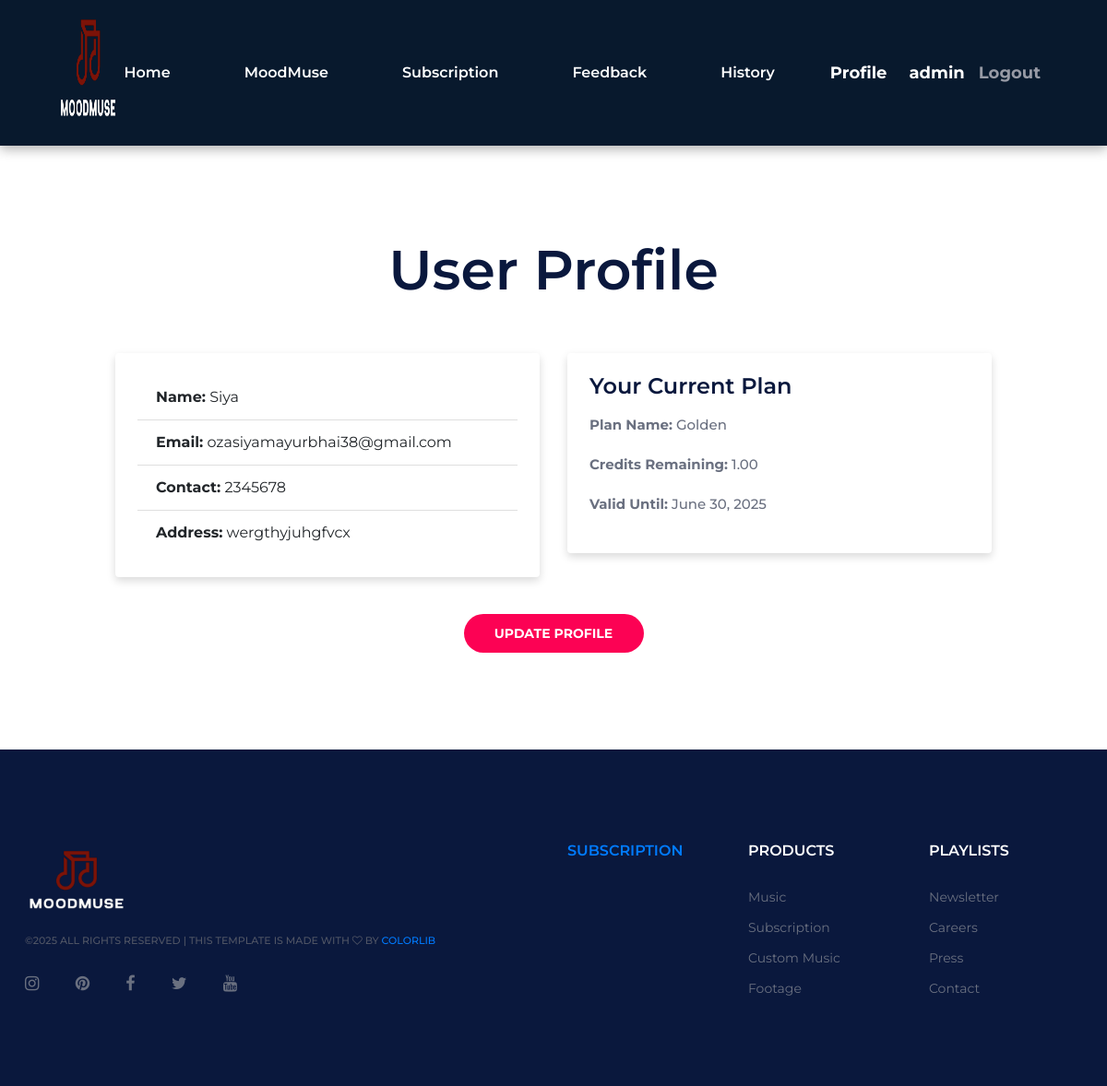
/show_profile/ (signed in), run on the app's committed database.
### backoffice_engine/models.py (models this page shows, shortened)
class BaseModel(models.Model):
    id = models.AutoField(primary_key=True)
    created_at = models.DateTimeField(auto_now_add=True)
    updated_at = models.DateTimeField(auto_now=True)
    class Meta:
        abstract = True

class User(BaseModel):
    name = models.CharField(max_length=100)
    email = models.EmailField(unique=True)
    password = models.CharField(max_length=50)
    otp = models.CharField(max_length=6, blank=True, null=True)
    otp_used = models.BooleanField(default=False)
    contact = models.CharField(max_length=15, blank=True, null=True)
    address = models.TextField(blank=True, null=True)
    profile_image = models.ImageField(upload_to='backoffice_engine/user_photos')
    class Meta:
        db_table = "User"

class Subscription(BaseModel):
    user = models.ForeignKey(User, on_delete=models.CASCADE)
    plan = models.ForeignKey(Plan, on_delete=models.CASCADE)
    price = models.DecimalField(max_digits=8, decimal_places=2)
    start_date = models.DateField(auto_now_add=True)
    end_date = models.DateField(null=True, blank=True)
    is_active = models.BooleanField(default=True)
    credit = models.DecimalField(max_digits=10, decimal_places=2)

class Plan(BaseModel):
    name = models.CharField(max_length=100)
    description = models.TextField(blank=True)
    price = models.DecimalField(max_digits=8,decimal_places=2)
    is_active = models.BooleanField(default=True)
    duration_days = models.IntegerField(help_text="Duration of the plan in days")
    credit = models.PositiveIntegerField(default=0)

### backoffice_engine/views.py (the view)
# urls.py: path('show_profile/',views.show_profile),
def show_profile(request):
    if request.session.get("id"):
        try:
            user_object = User.objects.get(id=request.session.get("id"))
            active_sub = Subscription.objects.filter(user=user_object, is_active=True).first()
        except User.DoesNotExist:
            return render(request, "login.html")
        return render(request, 'show_profile.html', {
            "user": user_object,
            "active_sub": active_sub
        })
    else:
        return render(request, "login.html")

### backoffice_engine/template/show_profile.html
{% extends 'header_footer.html' %}
{% load static %}
{% block content %}
<section class="profile-section spad">
    <div class="container">
        <div class="section-title text-center">
            <h2>User Profile</h2>
        </div>
        <div class="row justify-content-center">
            <div class="col-lg-5 mb-4">
                <div class="p-4 rounded" style="background-color: #fff; border-radius: 10px; box-shadow: 0 4px 10px rgba(0,0,0,0.15);">
                    <ul class="list-group list-group-flush">
                        <li class="list-group-item"><strong>Name:</strong> {{ user.name }}</li>
                        <li class="list-group-item"><strong>Email:</strong> {{ user.email }}</li>
                        <li class="list-group-item"><strong>Contact:</strong> {{ user.contact }}</li>
                        <li class="list-group-item"><strong>Address:</strong> {{ user.address }}</li>
                    </ul>
                </div>
            </div>
            <div class="col-lg-5 mb-4">
                <div class="p-4 rounded" style="background-color: #fff; border-radius: 10px; box-shadow: 0 4px 10px rgba(0,0,0,0.15);">
                    {% if active_sub %}
                        <h4 class="mb-3">Your Current Plan</h4>
                        <p><strong>Plan Name:</strong> {{ active_sub.plan.name }}</p>
                        <p><strong>Credits Remaining:</strong> {{ active_sub.credit }}</p>
                        <p><strong>Valid Until:</strong> {{ active_sub.end_date }}</p>
                    {% else %}
                        <div class="alert alert-warning mt-3">
                            You do not currently have an active subscription plan.
                        </div>
                    {% endif %}
                </div>
            </div>
            <div class="col-12 text-center mt-3">
                <a href="/user_profile/" class="site-btn" style="padding: 12px 30px; font-weight: bold;">UPDATE PROFILE</a>
            </div>
        </div>
    </div>
</section>
{% endblock %}

### backoffice_engine/static/css/style.css (style rules this page uses)
html, body { height: 100%; font-family: "Montserrat", sans-serif; -webkit-font-smoothing: antialiased; font-smooth: antialiased; }
h1, h2, h3, h4, h5, h6 { margin: 0; color: #0a183d; font-weight: 600; line-height: 1; }
h2 { font-size: 36px; }
h4 { font-size: 24px; }
p { font-size: 15px; color: #6a7080; line-height: 1.8; font-weight: 500; }
ul, ol { padding: 0; margin: 0; }
.section-title { margin-bottom: 60px; }
.section-title h2 { font-size: 60px; }
.spad { padding-top: 105px; padding-bottom: 105px; }
.site-btn { display: inline-block; border: none; font-size: 14px; font-weight: 500; min-width: 195px; padding: 23px 20px; border-radius: 50px; text-transform: uppercase; background: #fc0254; color: #fff; line-height: normal; cursor: pointer; text-align: center; }
@media (min-width: 1200px) { .container { max-width: 1176px; } }

### backoffice_engine/template/header_footer.html (style rules this page uses)
body { font-family: Arial, sans-serif; margin: 0; padding: 0; }
.section-title { text-align: center; }
.section-title h2 { font-size: 2rem; margin-bottom: 10px; }

### data on the page
User: name "Siya", email "ozasiyamayurbhai38@gmail.com", contact "2345678", address "wergthyjuhgfvcx"
Subscription: plan.name "Golden", credit "1.00", end_date "June 30, 2025"

### other printed values
{{ request.session.name }} "admin"
